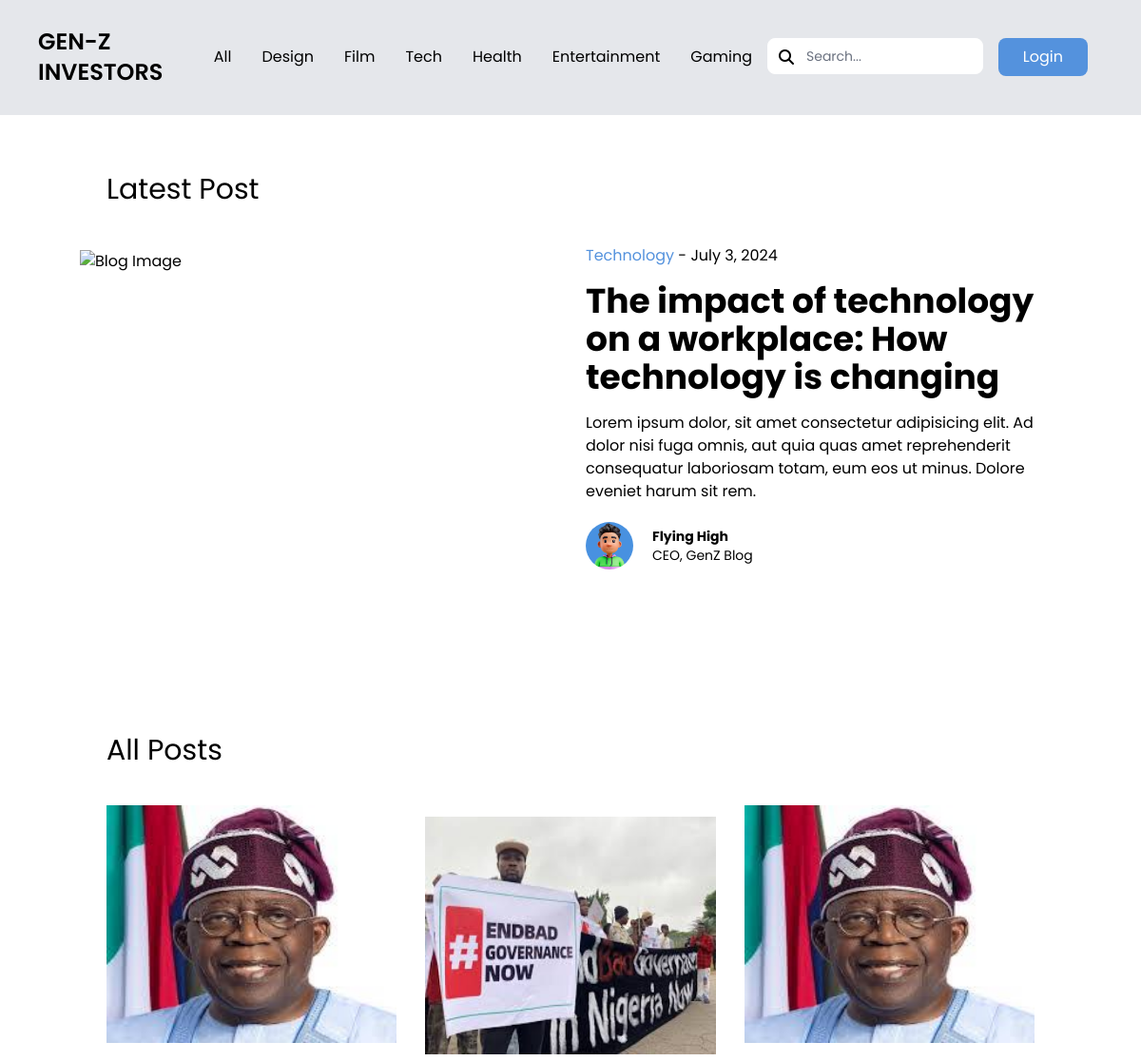
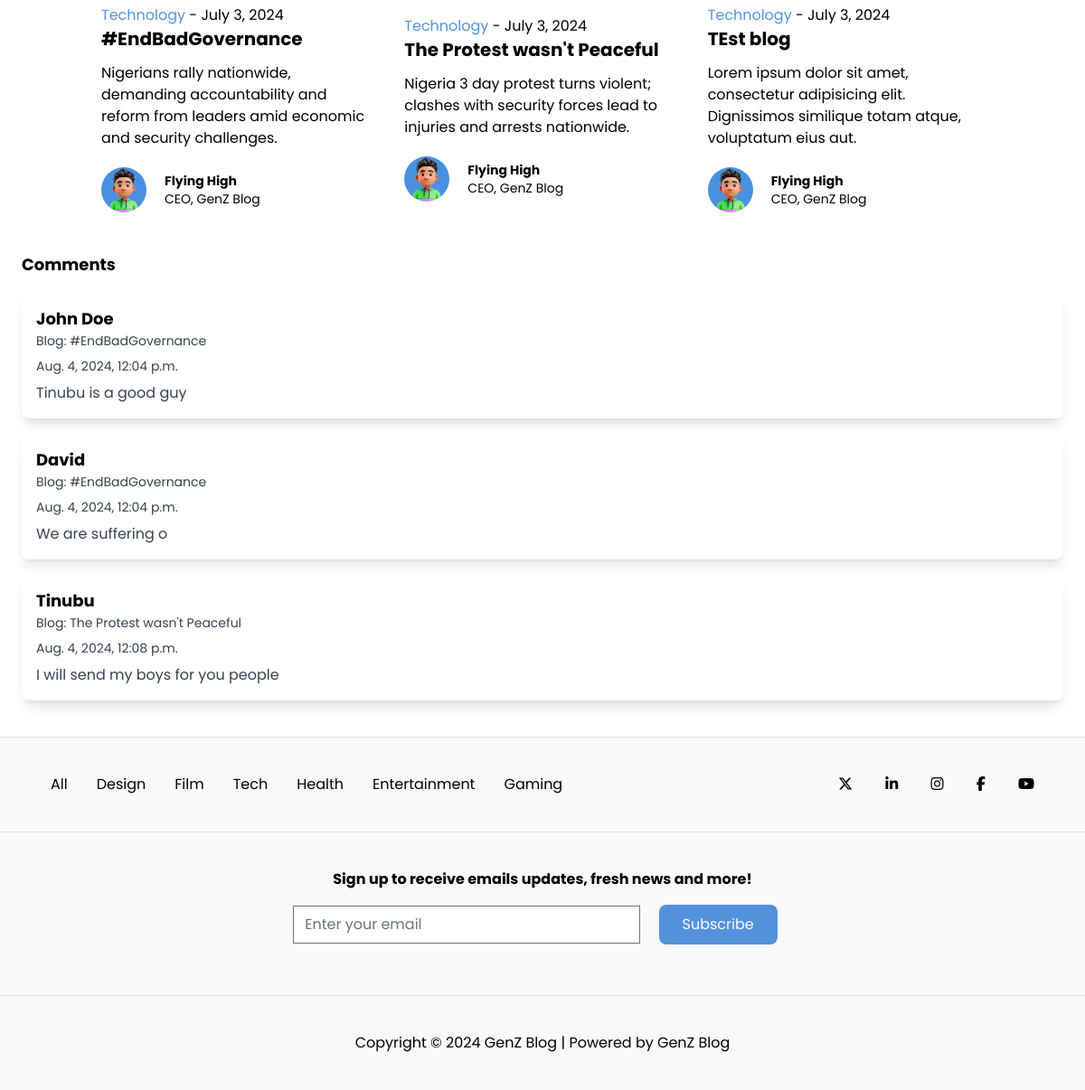
The page / on the database its author committed (2 pictures, top to bottom).
### app/models.py (models this page shows, shortened)
class Blog(models.Model):
    id = models.AutoField(primary_key=True)
    title = models.CharField(max_length=55)
    previewContent = models.TextField(null=True, default="Lorem ipsum dolor sit amet, consectetur adipisicing elit. Dignissimos similique totam atque, voluptatum eius aut.")
    content = models.TextField()
    image = models.ImageField(upload_to='blog_images')
    created_at = models.DateTimeField(auto_now=True)
    class meta:
        ordering = ['-created_at']
    def __str__(self):
        return self.title

class Comment(models.Model):
    id = models.AutoField(primary_key=True)
    name = models.CharField(max_length=55, default="John Doe")
    commentFromBlog = models.ForeignKey(Blog, on_delete=models.CASCADE, null=True)
    commentDetail = models.TextField()
    created_at = models.DateTimeField(auto_now=True)
    class meta:
        ordering = ['-created_at']

### app/views.py (the view)
# urls.py: path('', views.home, name='home'),
def home(request):
    blogs = Blog.objects.all()
    comments = Comment.objects.all()
    dictionaries = {'blogs': blogs, 'comments': comments}
    return render(request, 'index.html', dictionaries)

### templates/index.html (shortened to what this page needs)
{% load static %}
<!doctype html>
<html>
<head>
    <script
        src="https://cdn.tailwindcss.com?plugins=forms,typography,aspect-ratio,line-clamp,container-queries"></script>
    <link rel="stylesheet" href="{% static 'style.css' %}">
</head>
<body class="font-Poppins">
    <section class="navigation md:sticky top-0 bg-gray-200 flex justify-between items-center align-middle p-7 px-10">
        <div class="">
            <h1 class="text-2xl font-semibold uppercase font-Poppins">Gen-Z Investors</h1>
        </div>
        <div class="categories">
            <ul class="flex">
                <li data-id="All" class="mx-4 hover:text-blue-250 ease duration-800 cursor-pointer">All</li>
                <li data-id="Design" class="mx-4 hover:text-blue-250 ease duration-800 cursor-pointer">Design</li>
                <li data-id="Film" class="mx-4 hover:text-blue-250 ease duration-800 cursor-pointer">Film</li>
                <li data-id="Tech" class="mx-4 hover:text-blue-250 ease duration-800 cursor-pointer">Tech</li>
                <li data-id="Health" class="mx-4 hover:text-blue-250 ease duration-800 cursor-pointer">Health</li>
                <li data-id="Entertainment" class="mx-4 hover:text-blue-250 ease duration-800 cursor-pointer">
                    Entertainment</li>
                <li data-id="Gaming" class="mx-4 hover:text-blue-250 ease duration-800 cursor-pointer">Gaming</li>
            </ul>
        </div>
        <div>
            <div class="flex md:order-2">
                <div class="relative hidden md:block">
                    <div class="absolute inset-y-0 left-0 flex items-center pl-3 pointer-events-none">
                    </div>
                    <input type="text" id="search-navbar"
                        class="block w-full p-2 pl-10 text-sm text-gray-900 border border-white rounded-lg bg-bg-white focus:ring-blue-500 focus:border-blue-500"
                        placeholder="Search...">
                </div>
                <a href="/login.html"><button
                        class="mx-4 px-6 py-1.5 rounded-lg text-white border-2 border-transparent hover:border-blue-250 hover:bg-transparent hover:text-blue-250 bg-blue-250 ease duration-300">Login</button></a>
            </div>
    </section>
    <hr>
    <section class="head my-10 pt-5 pb-28">
        <div class="flex">
            <h1 class="text-left text-3xl mx-28 mb-10">Latest Post</h1>
        </div>
        <div class="latest">
            <div class="blog-post flex flex-col md:flex-row justify-center align-middle items-center">
                <img src="{% static 'hr.jpg' %}" class="blog-img w-5/12 md:w-7/12" alt="Blog Image">
                <div class="text-overlay text-left md:w-5/12 md:ml-8">
                    <h6><span class="text-blue-250">Technology</span> - July 3, 2024</h6>
                    <h2 class="blog-title font-bold tex-xl md:text-4xl my-4">The impact of technology on a workplace:
                        How
                        technology is changing</h2>
                    <p class="blog-subtitle">Lorem ipsum dolor, sit amet consectetur adipisicing elit. Ad dolor nisi
                        fuga omnis, aut quia quas amet reprehenderit consequatur laboriosam totam, eum eos ut minus.
                        Dolore eveniet harum sit rem.</p>
                    <div class="profile flex items-center">
                        <img src="{% static 'profile.jpg' %}" class="profile-pic rounded-full" alt="">
                        <div class="profile-info mx-5 text-sm">
                            <h6 class="font-bold">Flying High</h6>
                            <h6>CEO, GenZ Blog</h6>
                        </div>
                    </div>
                </div>
            </div>
        </div>
    </section>
    <section class="all-posts">
        <h1 class="text-left text-3xl mx-28 mb-10">All Posts</h1>
        <div class="posts">
            <div
                class="all_blog_post grid md:flex-row px-28 items-center align-middle justify-center content-center justify-items-center">
                {% for blog in blogs %}
                <div class="">
                    <a href="/blog/blog/{{ blog.id }}"><img src="{{ blog.image.url }}" class="blog-img w-full"
                            alt="Blog Image"></a>
                    <div class="text-overlay text-left">
                        <h6 class="cat-date mt-6"><span class="text-blue-250">Technology</span> - July 3, 2024</h6>
                        <h2 class="blog-title font-bold text-xl">{{ blog.title }}</h2>
                        <p class="blog-subtitle mt-3">{{ blog.previewContent }}</p>
                        <div class="profile flex items-center">
                            <img src="{% static 'profile.jpg' %}" class="profile-pic rounded-full" alt="">
                            <div class="profile-info mx-5 text-sm">
                                <h6 class="font-bold">Flying High</h6>
                                <h6>CEO, GenZ Blog</h6>
                            </div>
                        </div>
                    </div>
                </div>
                {% endfor %}
            </div>
        </div>
    </section>
    <section>
        <div class="p-6">
            <h2 class="text-lg font-bold mb-4">Comments</h2>
            {% for comment in comments %}
            <div class="flex flex-col my-4">
                <a href="/comment">
                    <div class="bg-white p-4 rounded-lg shadow-lg">
                        <h3 class="text-lg font-bold">{{ comment.name }}</h3>
                        <p class="text-gray-700 text-sm mb-2">Blog: {{ comment.commentFromBlog }}</p>
                        <p class="text-gray-700 text-sm mb-2">{{ comment.created_at }}</p>
                        <p class="text-gray-700">{{ comment.commentDetail }}
                        </p>
                    </div>
                </a>
            </div>
            {% endfor %}
        </div>
    </section>
    <section class="bg-gray-200">
        <div class="foot one flex p-10 justify-between">
            <div class="cat">
                <ul class="flex">
                    <li data-id="All" class="mx-4 hover:text-blue-250 ease duration-800 cursor-pointer">All</li>
                    <li data-id="Design" class="mx-4 hover:text-blue-250 ease duration-800 cursor-pointer">Design</li>
                    <li data-id="Film" class="mx-4 hover:text-blue-250 ease duration-800 cursor-pointer">Film</li>
                    <li data-id="Tech" class="mx-4 hover:text-blue-250 ease duration-800 cursor-pointer">Tech</li>
                    <li data-id="Health" class="mx-4 hover:text-blue-250 ease duration-800 cursor-pointer">Health</li>
                    <li data-id="Entertainment" class="mx-4 hover:text-blue-250 ease duration-800 cursor-pointer">
                        Entertainment</li>
                    <li data-id="Gaming" class="mx-4 hover:text-blue-250 ease duration-800 cursor-pointer">Gaming</li>
                </ul>
            </div>
            <div class="socials">
                <i class="fa-brands fa-x-twitter mx-4"></i>
                <i class="fa-brands fa-linkedin-in mx-4"></i>
                <i class="fa-brands fa-instagram mx-4"></i>
                <i class="fa-brands fa-facebook-f mx-4"></i>
                <i class="fa-brands fa-youtube mx-4"></i>
            </div>
        </div>
        <div class="foot two p-10 text-center">
            <h1 class="font-bold">Sign up to receive emails updates, fresh news and more!</h1>
            <div class="email my-4">
                <input type="email" placeholder="Enter your email" class="w-96 border-gray-250 py-2">
                <button
                    class="mx-4 px-6 py-2 rounded-lg text-white border-2 border-transparent hover:border-blue-250 hover:bg-transparent hover:text-blue-250 bg-blue-250 ease duration-300">Subscribe</button>
            </div>
        </div>
        <div class="foot three p-10 text-center">
            <p>Copyright © 2024 GenZ Blog | Powered by GenZ Blog</p>
        </div>
    </section>
</body>
</html>

### static/style.css (style rules this page uses)
.blog-post img { width: 500px; height: 350px; }
.profile img, .all_blog_post .profile img { height: 50px; width: 50px; margin: 20px 0; }
.all_blog_post img { height: 250px; }
.foot { background-color: #f7f9fb; border-top: 1px solid; border-color: #dee0e1; }
@media (min-width: 612px) { .all_blog_post { display: grid; grid-template-columns: repeat(3, 1fr); grid-column-gap: 30px; } }

### rows shown on the page
Blog: image (picture), title "#EndBadGovernance", previewContent "Nigerians rally nationwide, demanding accountability and reform from leaders amid economic and security challenges."
Blog: image (picture), title "The Protest wasn't Peaceful", previewContent "Nigeria 3 day protest turns violent; clashes with security forces lead to injuries and arrests nationwide."
Blog: image (picture), title "TEst blog", previewContent "Lorem ipsum dolor sit amet, consectetur adipisicing elit. Dignissimos similique totam atque, voluptatum eius aut."
Comment: name "John Doe", commentFromBlog "#EndBadGovernance", created_at "Aug. 4, 2024, 12:04 p.m.", commentDetail "Tinubu is a good guy"
Comment: name "David", commentFromBlog "#EndBadGovernance", created_at "Aug. 4, 2024, 12:04 p.m.", commentDetail "We are suffering o"
Comment: name "Tinubu", commentFromBlog "The Protest wasn't Peaceful", created_at "Aug. 4, 2024, 12:08 p.m.", commentDetail "I will send my boys for you people"
